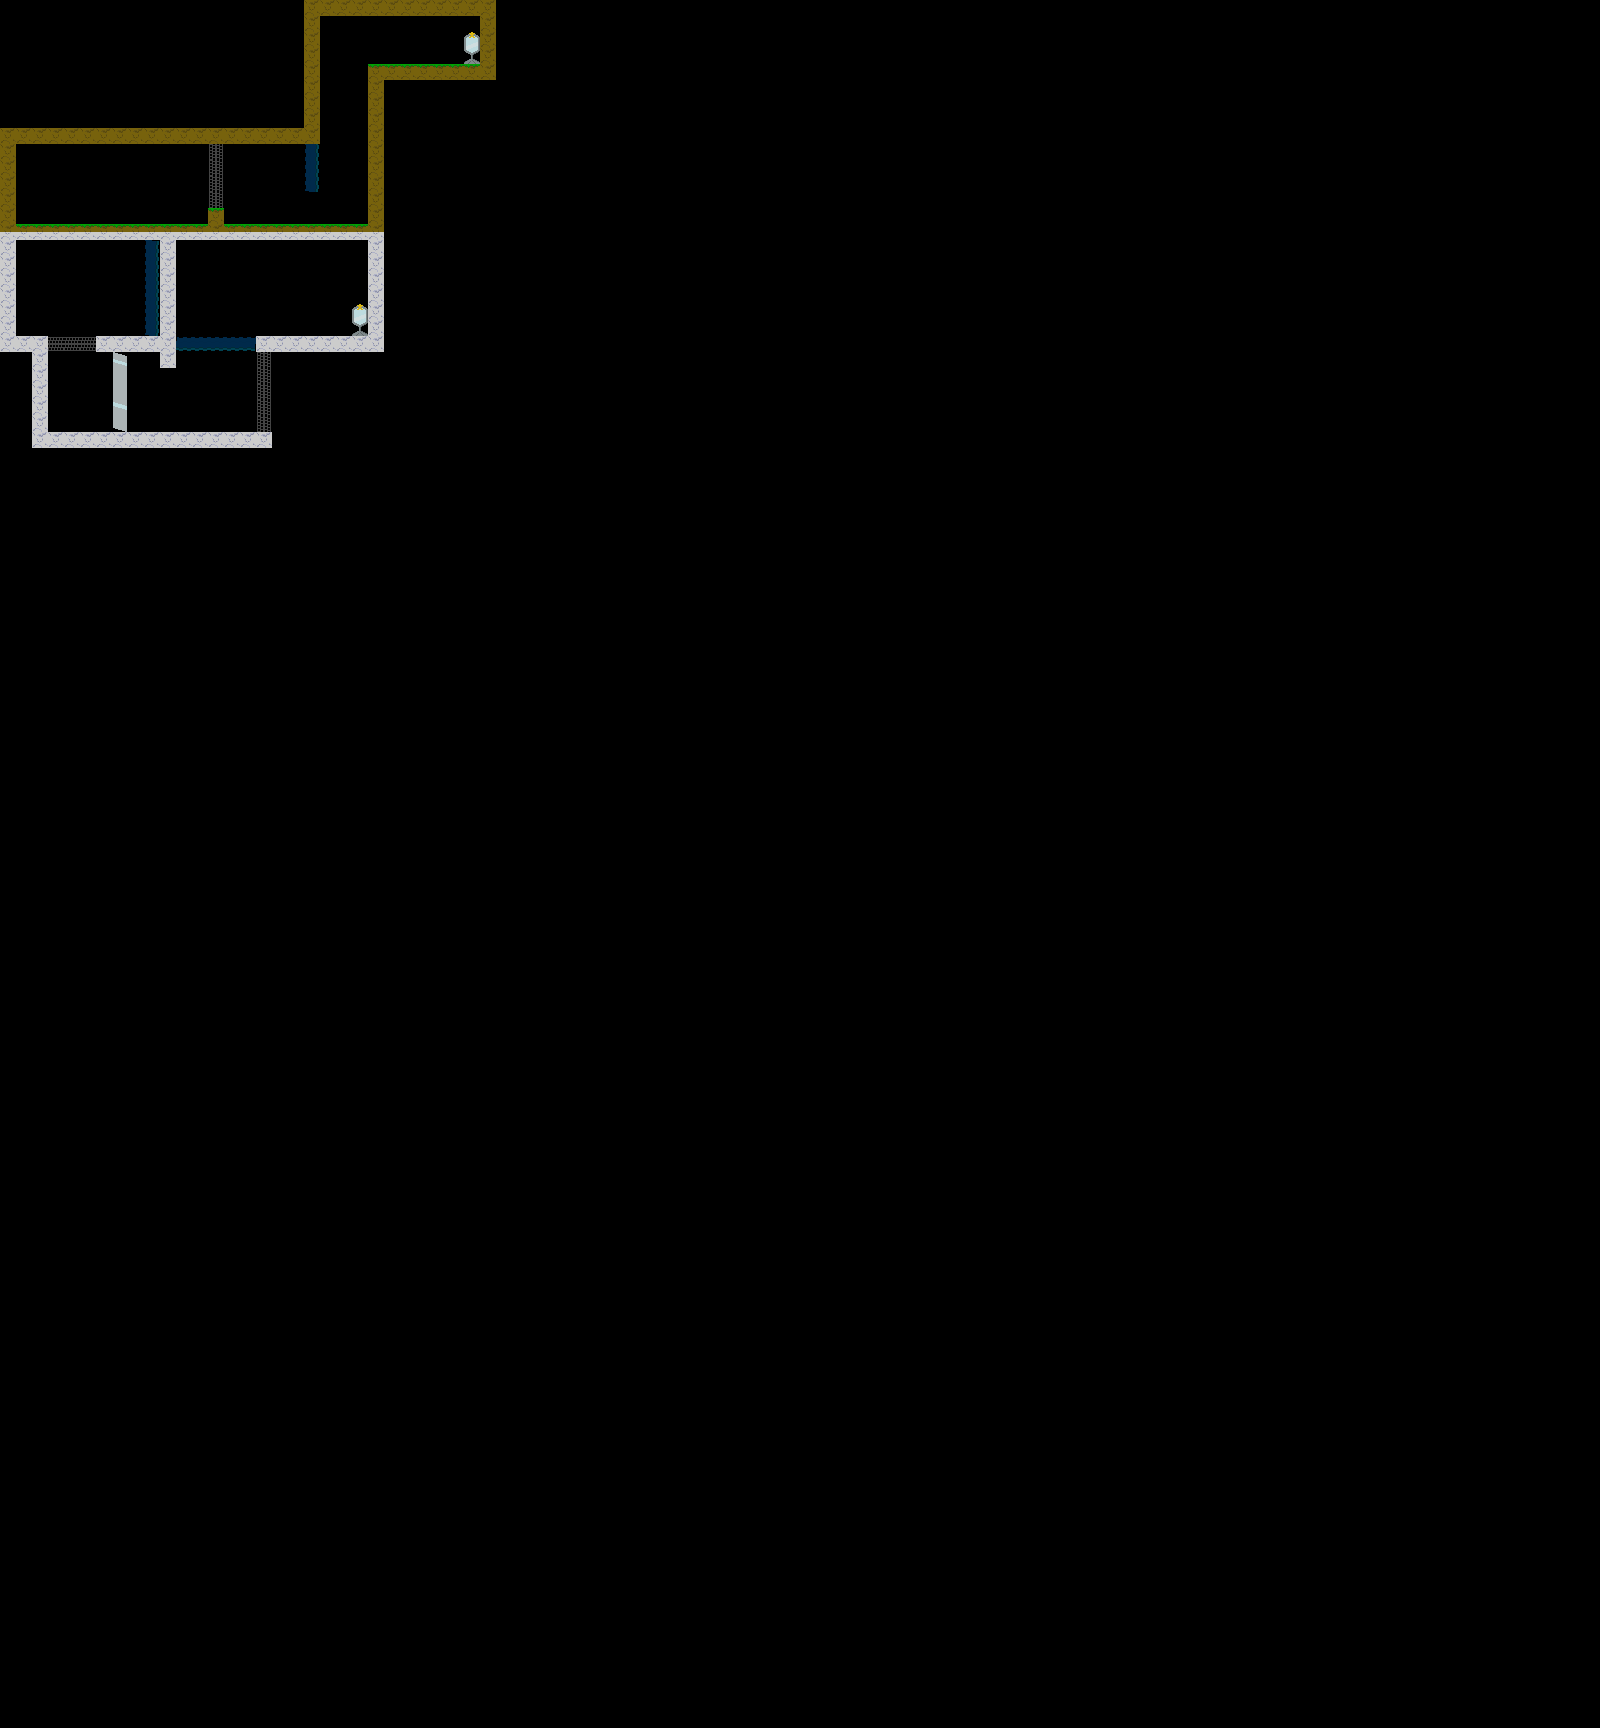

A level layout from a 2D game, rendered from its tile map. Below: a short description, then the map file with tile-grid data replaced by summaries:
An orthogonal 100x108 tile map with 16x16 px tiles, 1 tile layer (Calque de Tuiles 1).

<map version="1.5" tiledversion="1.7.2" orientation="orthogonal" renderorder="right-down" width="100" height="108" tilewidth="16" tileheight="16" infinite="0" nextlayerid="2" nextobjectid="1">
 <properties>
  <property name="timeswap" type="int" value="0" />
  <property name="x_player1" type="int" value="1" />
  <property name="x_player2" type="int" value="1" />
  <property name="y_player1" type="int" value="13" />
  <property name="y_player2" type="int" value="18" />
 </properties>
 <tileset firstgid="1" source="Test.tsx" />
 <layer id="1" name="Calque de Tuiles 1" width="100" height="108">
  <data>[10800 cells, 179 non-empty, 19 distinct tile ids]</data>
 </layer>
</map>
